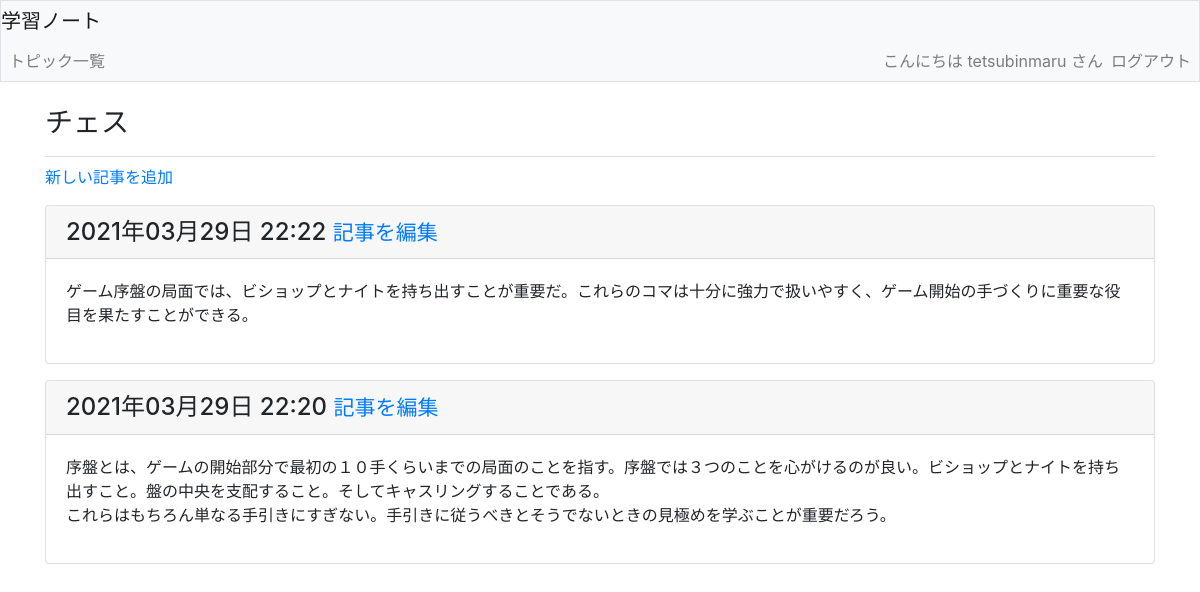
The page /topics/1/ (signed in) on the database its author committed.
### learning_logs/models.py (models this page shows, shortened)
class Topic(models.Model):
    text       = models.CharField(max_length=200)
    date_added = models.DateTimeField(auto_now_add=True)
    owner = models.ForeignKey(User, on_delete=models.CASCADE)
    def __str__(self):
        return self.text

class Entry(models.Model):
    topic      = models.ForeignKey(Topic, on_delete=models.CASCADE)
    text       = models.TextField()
    date_added = models.DateTimeField(auto_now_add=True)
    class Meta:
        verbose_name_plural = 'entries'

### learning_logs/views.py (the view)
# urls.py: path('topics/<int:topic_id>/', views.topic, name="topic"),
@login_required
def topic(request, topic_id):
    topic = Topic.objects.get(id=topic_id)
    if topic.owner != request.user:
        raise Http404
    entries = topic.entry_set.order_by('-date_added')
    context = {'topic': topic, 'entries': entries}
    return render(request, 'learning_logs/topic.html', context)

### learning_logs/templates/learning_logs/topic.html
{% extends 'learning_logs/base.html' %}
{% block page_header %}
    <h3>{{ topic }}</h3>
{% endblock page_header %}
{% block content %}
    <p>
        <a href="{% url 'learning_logs:new_entry' topic.id %}">新しい記事を追加</a>
    </p>
    {% for entry in entries %}
        <div class="card mb-3">
            <h4 class="card-header">
                {{ entry.date_added|date:'Y年m月d日 H:i' }}
                <small><a href="{% url 'learning_logs:edit_entry' entry.id %}">
                    記事を編集</a></small>
            </h4>
            <div class="card-body">
                {{ entry.text | linebreaks }}
            </div>
        </div>
    {% empty %}
        <p>このトピックにはまだ記事がありません。</p>
    {% endfor %}
{% endblock %}

### learning_logs/templates/learning_logs/base.html (shortened to what this page needs)
{% load bootstrap4 %}
<!DOCTYPE html>
<html lang="ja">
<head>
    {% bootstrap_css %}
</head>
<body>
    <nav class="navbar-expand-md navbar-light bg-light mb-4 border">
        <a class="navbar-brand" href="{% url 'learning_logs:index' %}">学習ノート</a>
        <div class="collapse navbar-collapse" id="navbarCollapse">
            <ul class="navbar-nav mr-auto">
                <li class="nav-item">
                    <a class="nav-link" href="{% url 'learning_logs:topics' %}">トピック一覧</a>
                </li>
            </ul>
            <ul class="navbar-nav ml-auto">
                {% if user.is_authenticated %}
                    <li class="nav-item">
                        <span class="navbar-text">こんにちは {{ user.username }} さん</span>
                    </li>
                    <li class="nav-item">
                        <a class="nav-link" href="{% url 'users:logout' %}">ログアウト</a>
                    </li>
                {% endif %}
            </ul>
        </div>
    </nav>
    <main role="main" class="container">
        <div class="pb-2 mb-2 border-bottom">
            {% block page_header %}{% endblock page_header %}
        </div>
        <div>
            {% block content %}{% endblock content %}
        </div>
    </main>
</body>
</html>

### rows shown on the page
Topic: text "チェス"
Entry: date_added "2021年03月29日 22:22", text "ゲーム序盤の局面では、ビショップとナイトを持ち出すことが重要だ。これらのコマは十分に強力で扱いやすく、ゲーム開始の手づくりに重要な役目を果たすことができる。"
Entry: date_added "2021年03月29日 22:20", text "序盤とは、ゲームの開始部分で最初の１０手くらいまでの局面のことを指す。序盤では３つのことを心がけるのが良い。ビショップとナイトを持ち出すこと。盤の中央を支配すること。そしてキャスリングすることである。 これらはもちろん単なる手引きにすぎない。手引きに従うべきとそうでないときの見極めを学ぶことが重要だろう。"

### other values the page prints
{{ user.username }} "tetsubinmaru"
